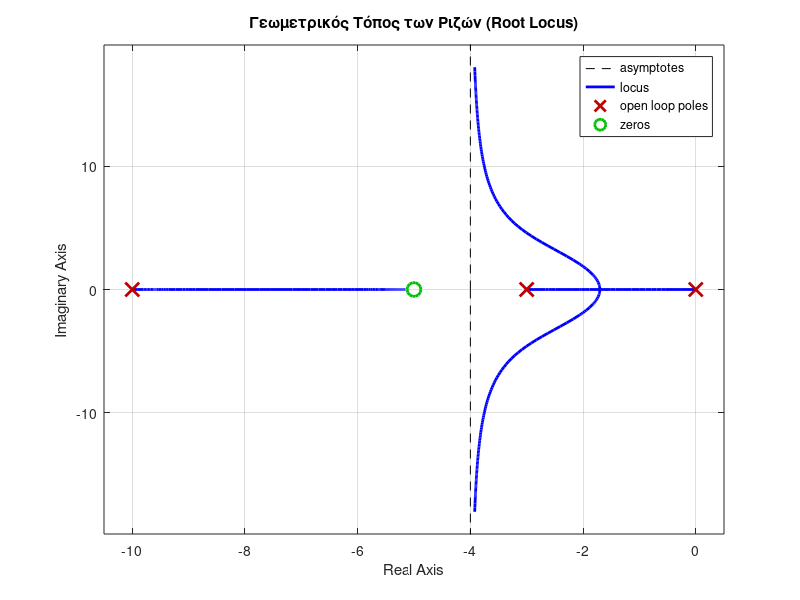

MATLAB code to generate this figure:
clc;
clear;

% Συντελεστές αριθμητή και παρονομαστή της G(s)F(s)
K = 1;  % Δεν επηρεάζει το root locus, μπορείς να το αφήσεις ως 1

% G(s)F(s) = K*(s+5) / (s*(s+10)*(s+3))
numerator = K * [1 5];                   % (s + 5)
denominator = conv([1 0], conv([1 10], [1 3]));  % s*(s+10)*(s+3)

% Δημιουργία μεταβλητής μεταφοράς
sys = tf(numerator, denominator);

% Σχεδίαση γεωμετρικού τόπου των ριζών
figure;
rlocus(sys)
title('Γεωμετρικός Τόπος των Ριζών (Root Locus)')
grid on;